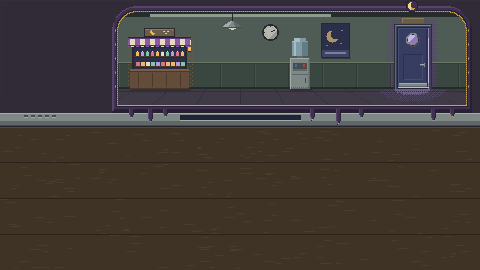
#> input picture morpheus/art/px/out/room.png, 480 x 270 px
$ python scene_preview.py
#> lines starting #> are read from the running program, lines starting #| are printed output that depends on the picture
"""Preview: 480x270 room with desk items at game scale, roughly as laid out in the game."""
from PIL import Image

room = Image.open("out/room.png").convert("RGBA")
#> room is the input picture: PIL image 480x270 RGBA; mean R, G, B, A 66.5, 60.4, 55.9, 255
place = [  # name, x, y
    ("sheet", 10, 134), ("imprint_admit", 32, 222), ("idcard", 122, 144), ("sticky", 128, 204),
    ("notebook", 210, 136), ("lens", 58, 196),
    ("stamp_admit", 298, 132), ("stamp_deny", 346, 132), ("mug", 396, 182),
]
for n, x, y in place:
    im = Image.open(f"out/{n}.png").convert("RGBA")
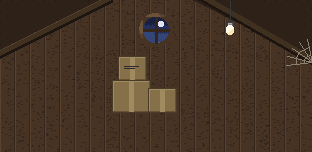
#> input picture morpheus/art/px/out/dream_attic.png, 312 x 152 px, given in place of sheet.png, which was not available
#> im is the input picture: PIL image 312x152 RGBA; mean R, G, B, A 69.3, 51.7, 37.1, 255
    a = im.split()[3].point(lambda v: 120 if v else 0)
#> a: PIL image 312x152 L; every value is 120
    sh = Image.new("RGBA", im.size, (24, 18, 22, 255))
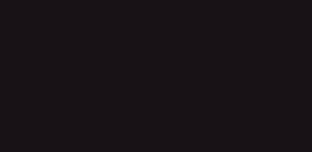
#> sh: PIL image 312x152 RGBA; mean R, G, B, A 24, 18, 22, 255
    sh.putalpha(a)
    if not n.startswith("imprint"):
        room.alpha_composite(sh, (x + 3, y + 3))
    room.alpha_composite(im, (x, y))
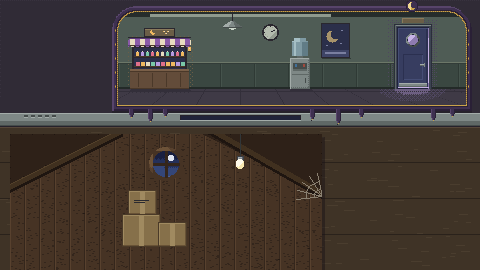
#> room: PIL image 480x270 RGBA; mean R, G, B, A 68.6, 60.7, 55.6, 255
#> pass 2 of the loop `for n, x, y in place:`:
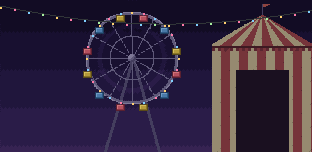
#> input picture morpheus/art/px/out/dream_fair.png, 312 x 152 px, given in place of imprint_admit.png, which was not available
#> im is the input picture: PIL image 312x152 RGBA; mean R, G, B, A 51.1, 36.8, 61.1, 255
#> `room.alpha_composite(im, (x, y))`:
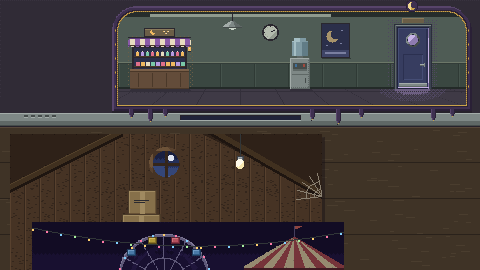
#> room: PIL image 480x270 RGBA; mean R, G, B, A 64.5, 57.5, 56.8, 255
#> (the run stopped early here; a loop or call above may not have finished)
